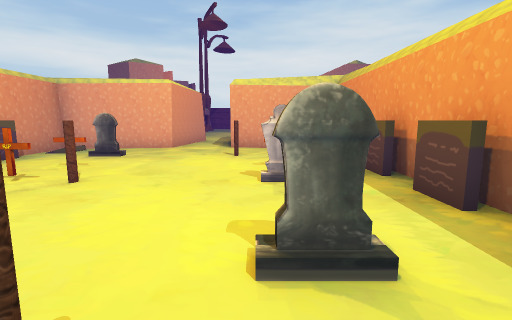
view 1 (above)

15 first-person views from a walk through a 3-D level made in the Unity game engine. The camera is 1.3 m above the floor, tilts 8° down and sees 85° across. The floor is counted in squares, 1.3 m on a side. Each view is taken from the middle of a square. On the plan, view 1 faces up. The plan holds only what a view shows up to about 11 squares ahead; the rest is blank. The place goes on beyond the plan. The player character is not drawn.

view 2
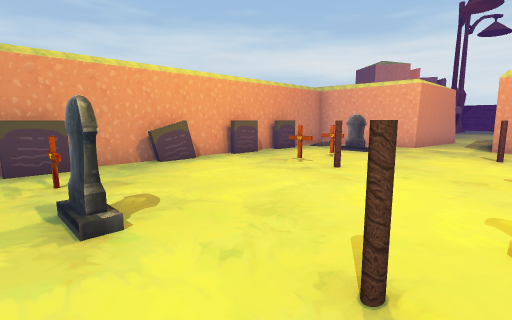

view 3
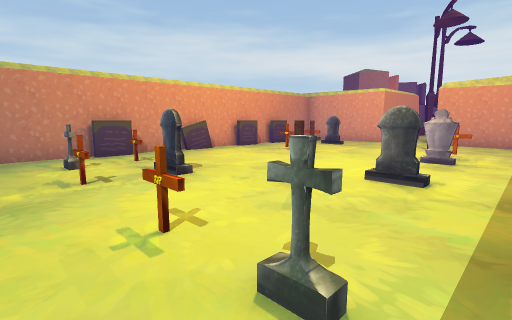

view 4
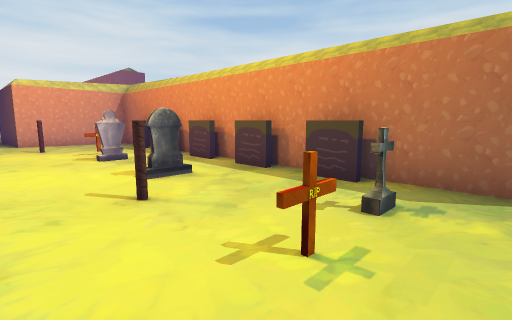

view 5
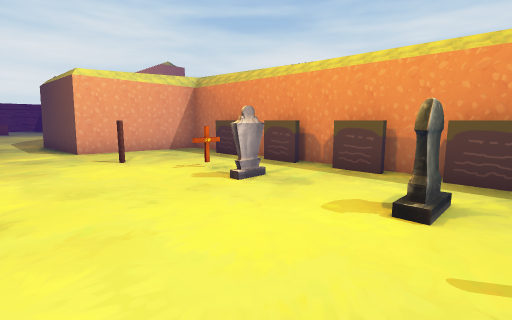

view 6
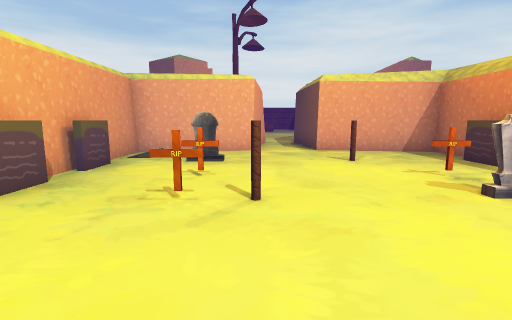

view 7
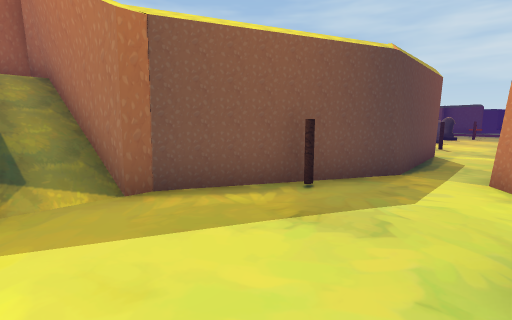

view 8
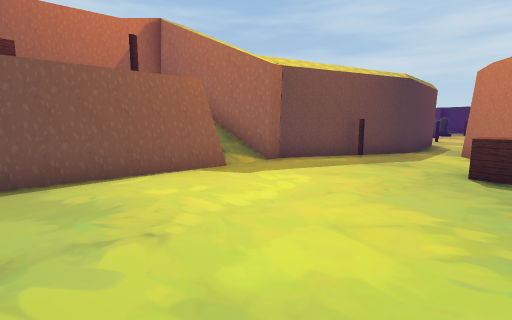

view 9
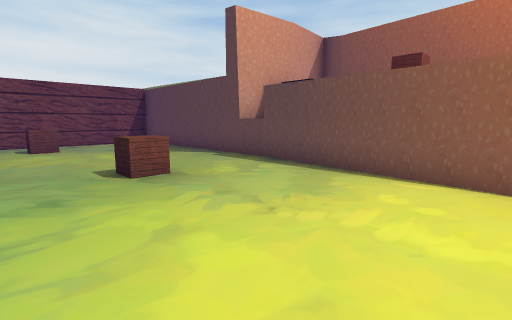

view 10
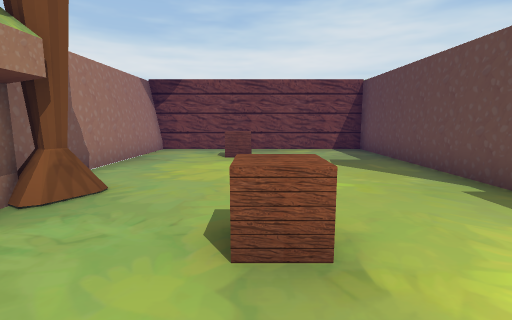

view 11
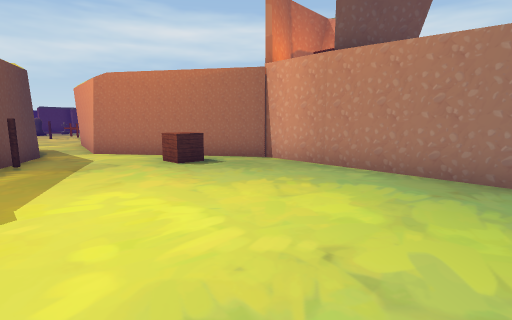

view 12
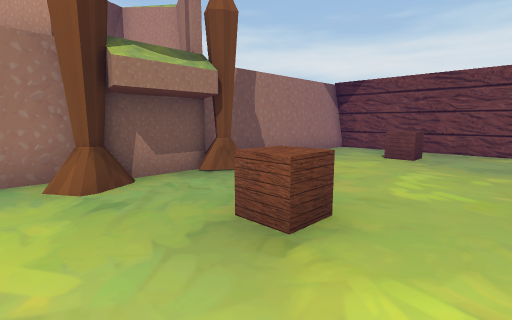

view 13
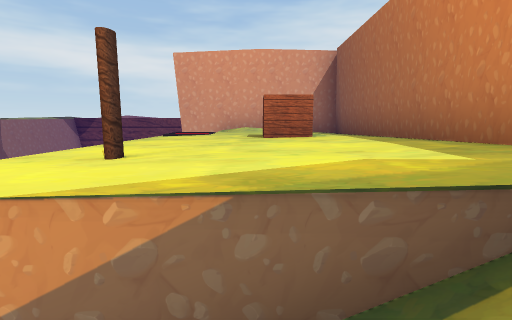

view 14
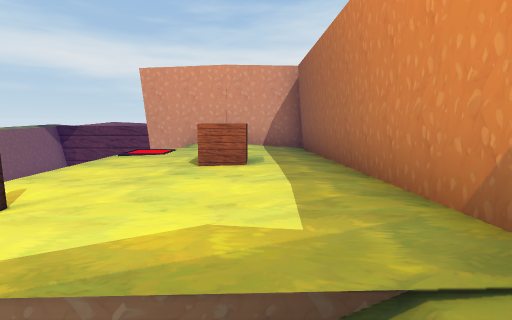

view 15
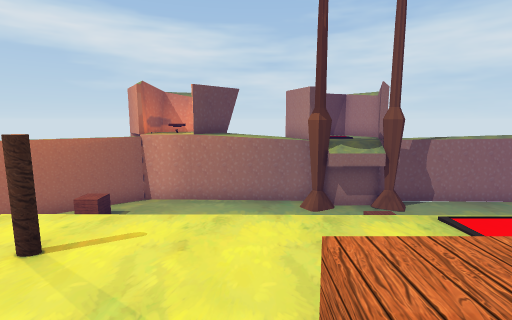

### Floor plan
Key: @ floor where view 1 was taken; # wall or solid block; . main floor; : floor 2.5 m higher than the main floor; + floor 2.75 m higher than the main floor; / step, stairs or slope; = window, fence, low wall or low ledge; v drop or lower ground; O other object.
Columns run from 7 left of view 1 to 7 right of it. Each row starts with its distance up from view 1.
 34  #########
 33  #.......#
 32  #..OO...#
 31  #.......#
 30  #.......#
 29  #.......#
 28  ##......#####
 27   #......v:++#
 26   #..O...:+++#
 25  ##......++++##
 24  #.......#+OO+#
 23  #.......v+O++#
 22  #......#v++++#
 21  #......##O+++#
 20  #......###=/+#
 19  #....../////##
 18  #.O....####
 17  ##....##
 16   ##..O#
 15    ##.##
 14     #.#
 13     #.#
 12     #.#
 11    ##.##
 10 ####...####
  9 # ........#
  8 #..O..O..O#
  7 O.........#
  6 #..O...OOO#
  5 O..OO..OOO#
  4 #........O#
  3 #........O#
  2 #......OOO#
  1 #.....O..O#
  0 O.O.O..@.O#
 -1 #........O#
 -2 #.O.O..OO.#
 -3 #.........#

Positions as (right, up) in squares from view 1, and headings:
1: (0, 0), facing up
2: (0, -1), facing up-left
3: (2, -3), facing up-left
4: (-2, -3), facing up-right
5: (-3, 1), facing up-right
6: (-3, 1), facing up
7: (-3, 20), facing down-right
8: (-4, 24), facing down-right
9: (-4, 21), facing up-right
10: (-2, 24), facing up
11: (0, 24), facing down-left
12: (0, 24), facing up-left
13: (4, 19), facing up
14: (5, 19), facing up
15: (5, 23), facing left
